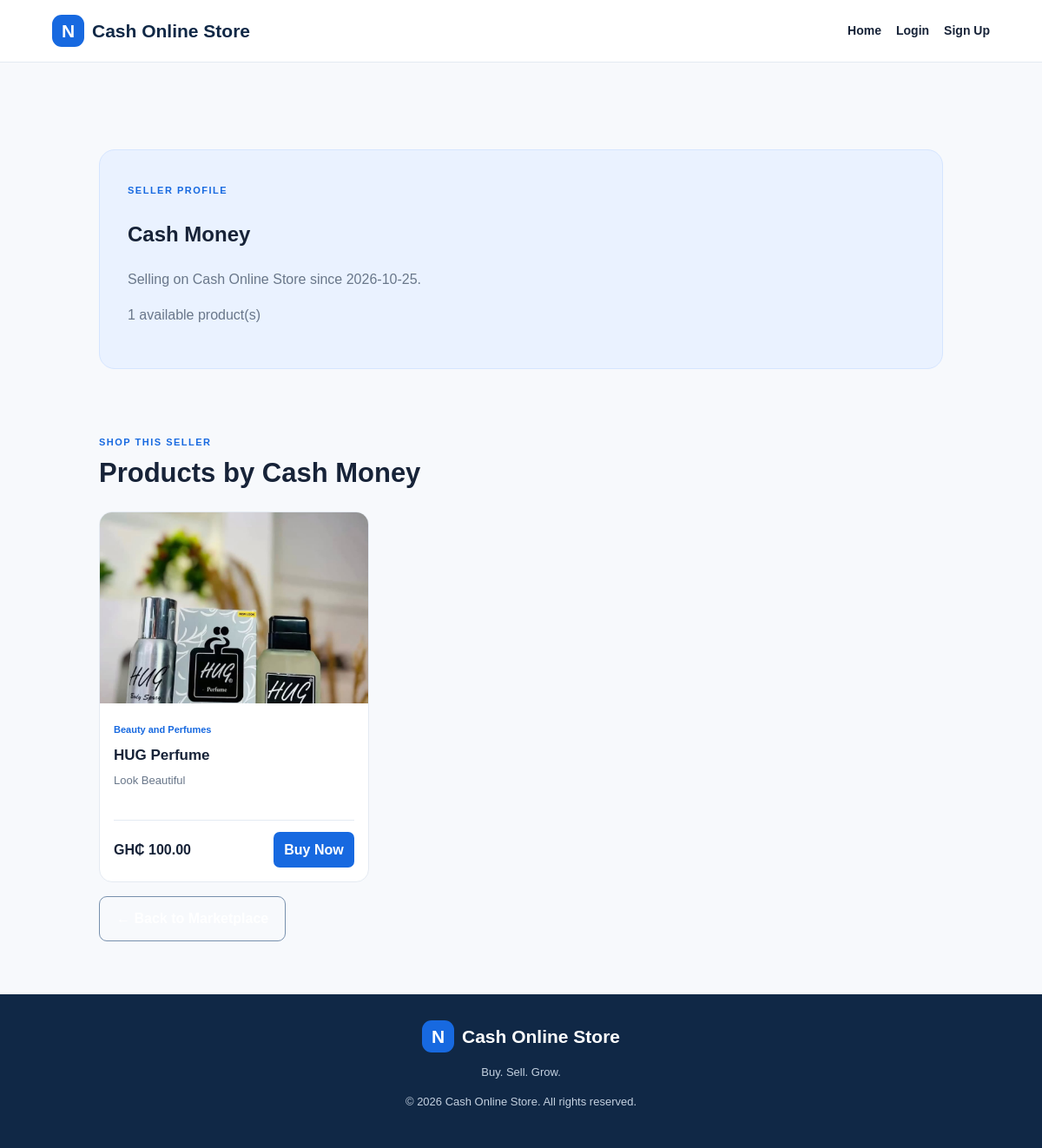
The page /seller/5 on the database its author committed.
### tables this page shows
CREATE TABLE users (
            id INTEGER PRIMARY KEY AUTOINCREMENT,
            name TEXT NOT NULL,
            email TEXT NOT NULL UNIQUE,
            password_hash TEXT NOT NULL,
            role TEXT NOT NULL CHECK(role IN ('buyer', 'seller')),
            created_at TIMESTAMP DEFAULT CURRENT_TIMESTAMP
        );

CREATE TABLE products (
            id INTEGER PRIMARY KEY AUTOINCREMENT,
            seller_id INTEGER NOT NULL,
            name TEXT NOT NULL,
            category TEXT NOT NULL,
            price REAL NOT NULL CHECK(price >= 0),
            quantity INTEGER NOT NULL DEFAULT 1 CHECK(quantity >= 0),
            image TEXT,
            description TEXT,
            created_at TIMESTAMP DEFAULT CURRENT_TIMESTAMP,
            FOREIGN KEY (seller_id) REFERENCES users(id)
        );

### app.py (the view)
@app.route("/seller/<int:seller_id>")
def seller_profile(seller_id):
    connection = get_db_connection()
    try:
        seller = connection.execute("""
            SELECT id, name, created_at
            FROM users
            WHERE id = ? AND role = 'seller'
        """, (seller_id,)).fetchone()
        if seller is None:
            abort(404)
        products = connection.execute("""
            SELECT *
            FROM products
            WHERE seller_id = ? AND quantity > 0
            ORDER BY created_at DESC, id DESC
        """, (seller_id,)).fetchall()
    finally:
        connection.close()
    return render_template(
        "seller_profile.html",
        seller=seller,
        products=products
    )

### app.py (called while the page is built)
def get_db_connection():
    connection = sqlite3.connect(DATABASE)
    connection.row_factory = sqlite3.Row
    return connection

### templates/seller_profile.html (shortened to what this page needs)
<!DOCTYPE html>
<html lang="en">
<head>
    <link rel="stylesheet"
          href="{{ url_for('static', filename='style.css') }}">
</head>
<body>
<header class="navbar">
    <a class="logo" href="{{ url_for('home') }}">
        <span class="logo-icon">N</span>
        Cash Online Store
    </a>
    <nav class="nav-links">
        <a href="{{ url_for('home') }}">Home</a>
        {% if session.get('user_id') %}
            <span>Welcome, {{ session.get('user_name') }}!</span>
            {% if session.get('user_role') == 'seller' %}
                <a href="{{ url_for('seller_dashboard') }}">
                    Seller Dashboard
                </a>
            {% endif %}
            <form method="POST" action="{{ url_for('logout') }}">
                <button type="submit">Logout</button>
            </form>
        {% else %}
            <a href="{{ url_for('login') }}">Login</a>
            <a href="{{ url_for('register') }}">Sign Up</a>
        {% endif %}
    </nav>
</header>
<main class="section">
    <section class="seller-banner">
        <div>
            <span class="eyebrow">SELLER PROFILE</span>
            <h1>{{ seller['name'] }}</h1>
            <p>
                Selling on Cash Online Store since
                {{ seller['created_at'][:10] if seller['created_at'] else 'recently' }}.
            </p>
            <p>
                {{ products|length }} available product(s)
            </p>
        </div>
    </section>
    <section class="section">
        <div class="section-heading">
            <div>
                <span class="eyebrow">SHOP THIS SELLER</span>
                <h2>Products by {{ seller['name'] }}</h2>
            </div>
        </div>
        {% if products %}
            <div class="product-grid">
                {% for product in products %}
                    <article class="product-card">
                        <a class="product-image"
                           href="{{ url_for('product_detail', product_id=product['id']) }}">
                            {% if product['image'] %}
                                <img
                                    src="{{ product['image'] }}"
                                    alt="{{ product['name'] }}"
                                    loading="lazy">
                            {% else %}
                                <span>No image available</span>
                            {% endif %}
                        </a>
                        <div class="product-info">
                            <span class="product-category">
                                {{ product['category'] }}
                            </span>
                            <h3>
                                <a href="{{ url_for('product_detail', product_id=product['id']) }}">
                                    {{ product['name'] }}
                                </a>
                            </h3>
                            <p class="product-description">
                                {{ product['description'] or 'No description provided.' }}
                            </p>
                            <div class="product-bottom">
                                <strong class="price">
                                    GH₵ {{ "%.2f"|format(product['price']) }}
                                </strong>
                                <a class="add-button"
                                   href="{{ url_for('buy_product', product_id=product['id']) }}">
                                    Buy Now
                                </a>
                            </div>
                        </div>
                    </article>
                {% endfor %}
            </div>
        {% else %}
            <div class="empty-state">
                <h3>No available products</h3>
                <p>This seller has not listed any available products yet.</p>
            </div>
        {% endif %}
        <p>
            <a class="secondary-button" href="{{ url_for('home') }}">
            </a>
        </p>
    </section>
</main>
<footer class="footer">
    <a class="logo footer-logo" href="{{ url_for('home') }}">
        <span class="logo-icon">N</span>
        Cash Online Store
    </a>
    <p>Buy. Sell. Grow.</p>
    <p>&copy; 2026 Cash Online Store. All rights reserved.</p>
</footer>
</body>
</html>

### static/style.css (style rules this page uses)
:root { --navy: #102846; --blue: #1769e0; --blue-light: #eaf2ff; --text: #172338; --muted: #69778a; --border: #e4eaf2; --background: #f7f9fc; --white: #ffffff; }
* { box-sizing: border-box; }
html { scroll-behavior: smooth; }
body { margin: 0; font-family: Arial, Helvetica, sans-serif; color: var(--text); background: var(--background); line-height: 1.6; }
a { color: inherit; text-decoration: none; }
button, a { -webkit-tap-highlight-color: transparent; }
.navbar { background: var(--white); padding: 17px 5%; display: flex; align-items: center; justify-content: space-between; gap: 22px; border-bottom: 1px solid var(--border); }
.logo { display: inline-flex; align-items: center; gap: 9px; font-size: 21px; font-weight: 800; color: var(--navy); white-space: nowrap; }
.logo-icon { display: grid; place-items: center; width: 37px; height: 37px; color: white; background: var(--blue); border-radius: 11px; }
.nav-links { display: flex; align-items: center; gap: 17px; font-size: 14px; font-weight: 600; }
.eyebrow { font-size: 11px; letter-spacing: 1.5px; font-weight: 800; color: var(--blue); }
.primary-button, .secondary-button { display: inline-block; padding: 12px 19px; border-radius: 9px; font-weight: 700; text-align: center; }
.secondary-button { color: white; border: 1px solid #7790ad; }
.section { padding: 45px 5% 10px; scroll-margin-top: 25px; }
.section-heading { display: flex; justify-content: space-between; align-items: center; gap: 15px; margin-bottom: 20px; }
.section-heading h2, .seller-banner h2, .account-note h2 { margin: 4px 0; font-size: clamp(23px, 3vw, 31px); line-height: 1.3; }
.product-grid { display: grid; grid-template-columns: repeat(3, minmax(0, 1fr)); gap: 20px; }
.product-card { min-width: 0; overflow: hidden; background: white; border: 1px solid var(--border); border-radius: 15px; transition: transform 0.2s, box-shadow 0.2s; }
.product-image { display: block; position: relative; background: #edf1f7; height: 220px; overflow: hidden; }
.product-image img { width: 100%; height: 100%; object-fit: cover; display: block; }
.product-info { padding: 16px; }
.product-category { font-size: 11px; color: var(--blue); font-weight: 700; }
.product-info h3 { font-size: 17px; margin: 5px 0; }
.product-description { color: var(--muted); font-size: 13px; min-height: 40px; margin: 5px 0 15px; }
.product-bottom { display: flex; align-items: center; justify-content: space-between; gap: 8px; border-top: 1px solid var(--border); padding-top: 13px; }
.price { font-size: 16px; white-space: nowrap; }
.add-button { color: white; background: var(--blue); border: none; border-radius: 7px; padding: 8px 12px; font-weight: 700; cursor: pointer; }
.seller-banner { margin: 55px 5% 25px; padding: 32px; background: var(--blue-light); border: 1px solid #d5e5ff; border-radius: 18px; display: flex; align-items: center; justify-content: space-between; gap: 20px; scroll-margin-top: 20px; }
.seller-banner p, .account-note p { color: var(--muted); max-width: 650px; }
.footer { background: var(--navy); color: white; text-align: center; padding: 30px 5%; margin-top: 25px; }
.footer-logo { color: white; }
.footer p { color: #c4d1e0; font-size: 13px; }
.product-image img { transition: transform 0.25s ease; }
.product-info h3 { overflow-wrap: anywhere; }
.product-description { overflow-wrap: anywhere; }

### rows shown on the page
users: name "Cash Money", created_at "2026-10-25"
products: image (picture), category "Beauty and Perfumes", name "HUG Perfume", description "Look Beautiful", price "100.00"

### other values the page prints
{{ products|length }} "1"
